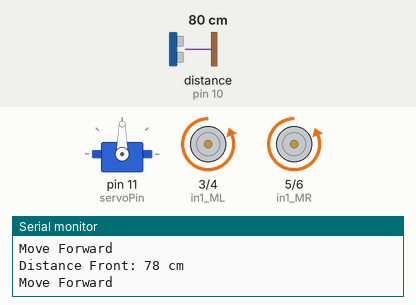
The sketch below on a simulated Arduino Uno, built with avr-gcc and run on an emulated ATmega328P. Parts: servo, motor-driver pin pairs drawn as motors (green arrow = first pin HIGH = forward, orange = second pin HIGH = backward, longer = more drive, scaled by the enable pin), the last lines printed to the serial monitor. Wiring (inferred from the names in the program): ultrasonic range finder: trigger pin 9; echo pin 10. Inputs (shaded band) come from the test bench; at power-on: distance to the obstacle (sensor on pin 10) 80 cm. The echo pulse lasts 58.3 µs per cm.

Above: at 4.2 s.
4.3 s: distance to the obstacle (sensor on pin 10) set to 24 cm
5.8 s: distance to the obstacle (sensor on pin 10) set to 19 cm
At 6.6 s:
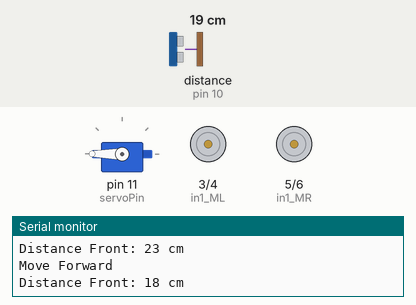
8.8 s: distance to the obstacle (sensor on pin 10) set to 35 cm
At 9.11 s:
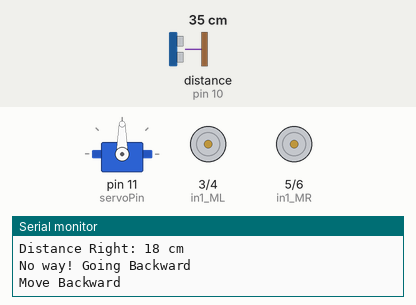
10.6 s: distance to the obstacle (sensor on pin 10) set to 2 cm
At 12.3 s:
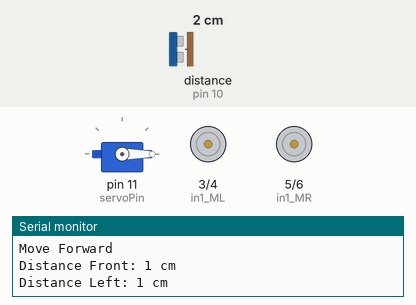
Timing chart, 0 to 14.6 s (numbered marks = the images above; inputs shaded):
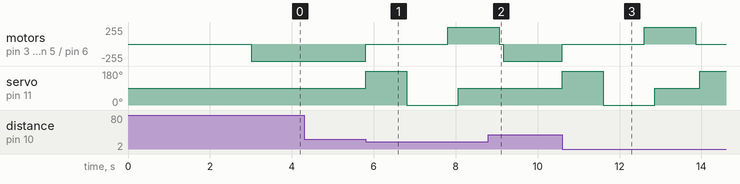

Measured:
- the behaviour switches between 22 and 21 cm on distance to the obstacle (sensor on pin 10) (found by bisection; images 0 and 1)
- after the input at 5.8 s, motor on pin 3 (in1_ML) / pin 4 (in2_ML), motor on pin 5 (in1_MR) / pin 6 (in2_MR): backward 255/255 → stopped at once, → forward 255/255 2.0 s later; servo on pin 11 (servoPin): 90° → 180° at once, → 0° 1.0 s later, → 90° 1.3 s later
- after the input at 8.8 s, servo on pin 11 (servoPin): stays 90° (without the input it goes to 180° after 0.36 s)
- after the input at 10.6 s, motor on pin 3 (in1_ML) / pin 4 (in2_ML), motor on pin 5 (in1_MR) / pin 6 (in2_MR): backward 255/255 → stopped at once, → forward 255/255 2.0 s later, → stopped 1.3 s later; servo on pin 11 (servoPin): 90° → 180° at once, → 0° 1.0 s later, → 90° 1.3 s later, → 180° 1.1 s later

The sketch:

ObstacleAvoidanceCar.ino
```cpp
#include <Servo.h>
#define PWM_ML 2
#define in1_ML 3
#define in2_ML 4
#define in1_MR 5
#define in2_MR 6
#define PWM_MR 7

// ตัวแปรสำหรับเก็บองศาการหมุน Servo
int right = 0;
int front = 90;
int left = 180;

const int trigPin = 9;
const int echoPin = 10;
const int servoPin = 11;

long duration;
int distanceFront;
int distanceLeft;
int distanceRight;
int SpeedR = 200;
int SpeedL = 200;

Servo myServo;

int measureDistance();  // ฟังก์ชันวัดระยะทาง

void setup() {
  pinMode(PWM_ML, OUTPUT);
  pinMode(in1_ML, OUTPUT);
  pinMode(in2_ML, OUTPUT);
  pinMode(in1_MR, OUTPUT);
  pinMode(in2_MR, OUTPUT);
  pinMode(PWM_MR, OUTPUT);
  Serial.begin(9600);
  pinMode(trigPin, OUTPUT);
  pinMode(echoPin, INPUT);
  myServo.attach(servoPin);
  myServo.write(90);
  delay(3000);
}

void loop() {
  // วัดระยะทางด้านหน้า
  distanceFront = measureDistance();  // วัดระยะทางด้านหน้า
  Serial.print("Distance Front: ");
  Serial.print(distanceFront);
  Serial.println(" cm");

  if (distanceFront > 20) {
    moveForward();
  } else {
    stopMoving();
    checkLeft();
    checkRight();
    // ตัดสินใจเลือกทิศทางที่จะเคลื่อนที่
    if (distanceLeft > 20 || distanceRight > 20) {
      if (distanceLeft > distanceRight) {
        myServo.write(90);
        turnLeft();
      } else {
        myServo.write(90);
        turnRight();
      }
    } else {
      // ถ้าไปไม่ได้ทุกทาง ให้ถอยหลัง
      Serial.println("No way! Going Backward");
      moveBackward();
      delay(1000);
      stopMoving();
    }
  }
  delay(100);
}


void checkLeft() {
  myServo.write(180);
  delay(1000);  // รอให้เซอร์โวมอเตอร์หมุนไปยังตำแหน่ง
  distanceLeft = measureDistance();
  Serial.print("Distance Left: ");
  Serial.print(distanceLeft);
  Serial.println(" cm");
}


void checkRight() {
  myServo.write(0);
  delay(1000);  // รอให้เซอร์โวมอเตอร์หมุนไปยังตำแหน่ง
  distanceRight = measureDistance();
  Serial.print("Distance Right: ");
  Serial.print(distanceRight);
  Serial.println(" cm");
}


int measureDistance() {
  // เคลียร์พิน trigPin โดยตั้งค่าให้เป็น LOW
  digitalWrite(trigPin, LOW);
  delayMicroseconds(2);

  digitalWrite(trigPin, HIGH);
  delayMicroseconds(10);
  digitalWrite(trigPin, LOW);
  // อ่านค่า echoPin และคำนวณระยะเวลา
  duration = pulseIn(echoPin, HIGH);  // อ่านค่าระยะเวลา echoPin เป็น HIGH

  // คำนวณระยะทาง (duration / 2) / 29.1
  int distance = duration * 0.034 / 2;

  return distance;
}


void moveForward() {
  digitalWrite(in1_ML, LOW);
  digitalWrite(in2_ML, HIGH);
  analogWrite(PWM_ML, SpeedL);

  digitalWrite(in1_MR, LOW);
  digitalWrite(in2_MR, HIGH);
  analogWrite(PWM_MR, SpeedR);
  Serial.println("Move Forward");
}


void stopMoving() {
  digitalWrite(in1_ML, LOW);
  digitalWrite(in2_ML, LOW);
  analogWrite(PWM_ML, 0);

  digitalWrite(in1_MR, LOW);
  digitalWrite(in2_MR, LOW);
  analogWrite(PWM_MR, 0);
}


void turnLeft() {
  digitalWrite(in1_ML, HIGH);
  digitalWrite(in2_ML, HIGH);
  analogWrite(PWM_ML, 0);
  Serial.println("Turn Left");
  digitalWrite(in1_MR, LOW);
  digitalWrite(in2_MR, HIGH);
  analogWrite(PWM_MR, 170);
  // รอ 250 มิลลิวินาทีก่อนหยุดหมุน
  delay(250);
  // เช็คระยะทางด้านหน้าใหม่
  myServo.write(90);
  delay(250);
  distanceFront = measureDistance();
  if (distanceFront > 20) {
    moveForward();
  } else {
    stopMoving();
  }
}


void turnRight() {
  digitalWrite(in1_ML, LOW);
  digitalWrite(in2_ML, HIGH);
  analogWrite(PWM_ML, 170);
  Serial.println("Turn Right");
  digitalWrite(in1_MR, HIGH);
  digitalWrite(in2_MR, HIGH);
  analogWrite(PWM_MR, 0);
  delay(250);
  // เช็คระยะทางด้านหน้าใหม่
  myServo.write(90);
  delay(250);
  distanceFront = measureDistance();
  if (distanceFront > 20) {
    moveForward();
  } else {
    stopMoving();
  }
}

void moveBackward() {
  digitalWrite(in1_ML, HIGH);  // หมุนมอเตอร์ ML ถอยหลัง
  digitalWrite(in2_ML, LOW);
  analogWrite(PWM_ML, SpeedL);

  digitalWrite(in1_MR, HIGH);  // หมุนมอเตอร์ MR ถอยหลัง
  digitalWrite(in2_MR, LOW);
  analogWrite(PWM_MR, SpeedR);

  Serial.println("Move Backward");
  delay(250);

  myServo.write(90);
}
```
